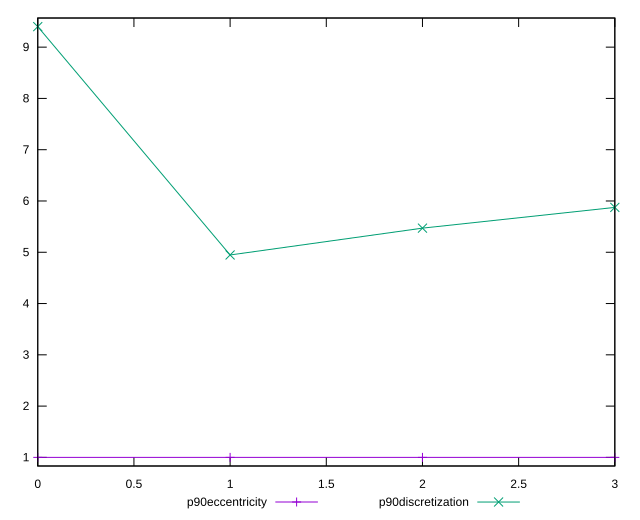

Here is the gnuplot script that generated this plot:
reset

$p90Eccentricity <<EOF
0 1.000000000000002
1 1.0000000000000007
2 1
3 0.9999999999999988
EOF

$p90Discretization <<EOF
0 9.4
1 4.947368421052632
2 5.470588235294118
3 5.875
EOF

set key outside below
set xrange [0:3]
set yrange [0.8319999999999987:9.568]
set trange [0.8319999999999987:9.568]
set terminal svg size 640, 520 enhanced background rgb 'white'
set output "report/report_00029_2021-02-24T13-36-40.390Z/total-byte-weight/progression/eccentricity.svg"

plot $p90Eccentricity title "p90eccentricity" with linespoints, \
     $p90Discretization title "p90discretization" with linespoints

reset
